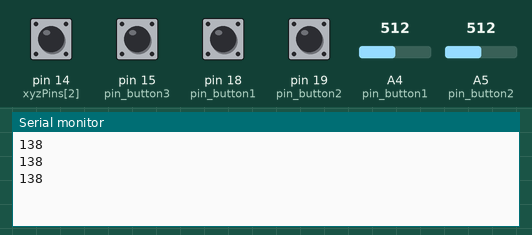
This sketch was run on a simulated Arduino Uno, built with avr-gcc and run on an emulated ATmega328P. On the bench: the last lines printed to the serial monitor. Inputs (shaded band) come from the test bench; at power-on: pin 14 (xyzPins[2]), pin 15 (pin_button3), pin 18 (pin_button1), pin 19 (pin_button2) HIGH, A4 (pin_button1) = 512, A5 (pin_button2) = 512.

Above: at 1.3 s.
1.4 s: pin 15 (pin_button3) pulled LOW for 0.6 s
At 1.9 s:
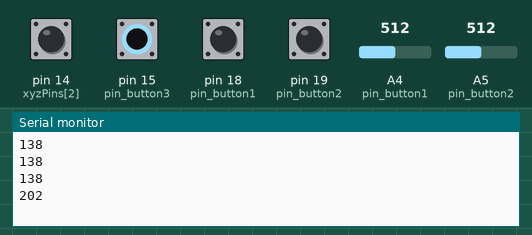
3.5 s: pin 18 (pin_button1) pulled LOW for 0.6 s
At 3.9 s:
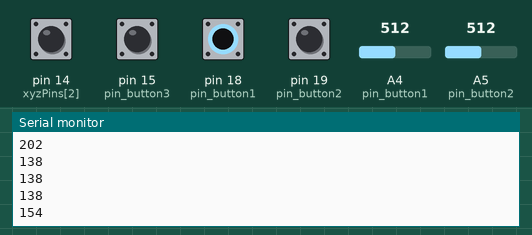
5.6 s: pin 19 (pin_button2) pulled LOW for 0.6 s
At 6.4 s:
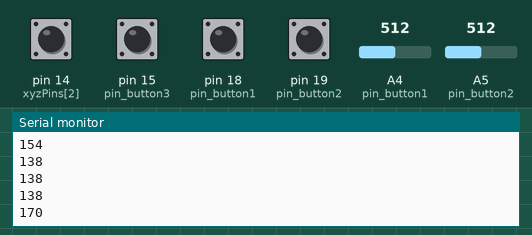
Timing chart, 0 to 8.6 s (numbered marks = the images above; inputs shaded):
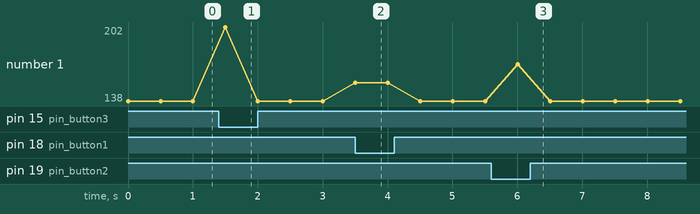

Measured:
- after the input at 1.4 s, the serial monitor: prints a new line after 0.10 s (image 1)
- after the input at 3.5 s, the serial monitor: prints a new line at once (image 2)
- after the input at 5.6 s, the serial monitor: prints a new line after 0.41 s (image 3)

The sketch:

controller_module.ino
```cpp
/**********************************************************************
sends bytes over to python, each byte position indicates somtheing
much more efficient than sending strings!
**********************************************************************/
int xyzPins[] = {13, 12, 14};   //x,y,z pins
#define pin_button1 18
#define pin_button2 19
#define pin_button3 15
void setup() {
  Serial.begin(9600);//115200
  pinMode(pin_button1,INPUT);
  pinMode(pin_button2,INPUT);
  pinMode(pin_button3,INPUT);
  pinMode(xyzPins[2], INPUT_PULLUP);  //z axis is a button.
}

void loop() {
  //send byte over to python

//  byte x = 0b10000000;// 10000000

  int xVal = analogRead(xyzPins[0]);//x from top0 --- 4096bottom
  int yVal = analogRead(xyzPins[1]);//y from top0 ---4096bottom
  int zVal = digitalRead(xyzPins[2]);
  byte send_out = set_direc(xVal,yVal);
  byte b1 = 1;
  if(digitalRead(pin_button1)==LOW){
    b1 = 1;
  }else{
    b1 = 0;
  }
  byte b2 = 1;
  if(digitalRead(pin_button2)==LOW){
    b2 = 1;
  }else{
    b2 = 0;
  }
  byte b3 = 1;
  if(digitalRead(pin_button3)==LOW){
    b3 = 1;
  }else{
    b3 = 0;
  }
  bitWrite(send_out, 4, b1);
  bitWrite(send_out, 5, b2);
  bitWrite(send_out,6,b3);
  Serial.println(send_out);
//  Serial.println(send_out);
//  Serial.println(moving(yVal));
  //Serial.printf("X,Y,Z: %d,\t%d,\t%d\n", xVal, yVal, zVal);
  delay(500);
}


byte set_direc(int xVal, int yVal){
   byte x = 0b10000000;// 10000000
//  bitWrite(x, 0, 1);
  //left/right/nomoving
   bitWrite(x, 0, lr(xVal));
   bitWrite(x, 1, moving(xVal));
   //up/down/idle
   bitWrite(x, 2, lr(yVal));
   bitWrite(x, 3, moving(yVal));
  return x;
}
byte lr(int pos){
  if ((pos-2048)>0){
    return 1;
  }else{
    return 0;
  }
}
byte moving(int pos){
  int ok = abs(pos-2048);
  if (ok >700){
    return 1;
  }else{
    return 0;
  }
}
```
